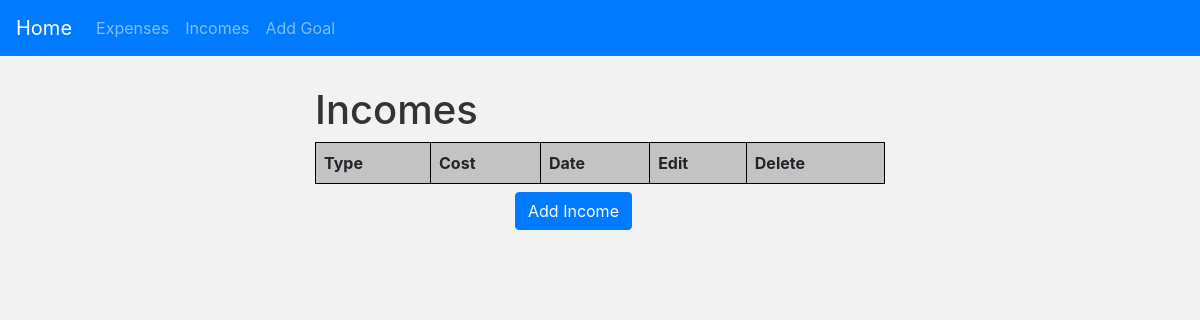
Before: /incomes with the older database file.
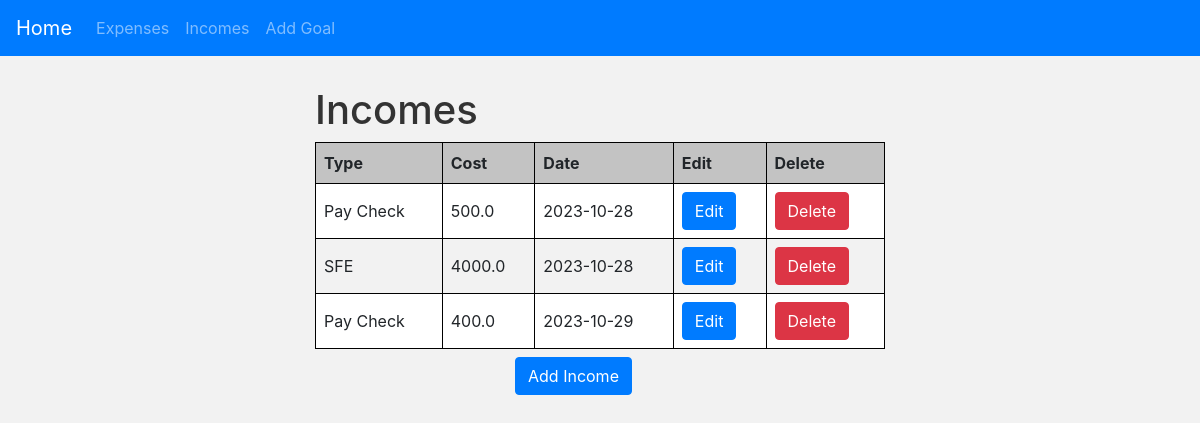
After: the same page with the newer database file.
### app/models.py (models this page shows)
class Incomes(db.Model):
    Income_id = db.Column(db.Integer, primary_key=True)
    type = db.Column(db.String(500))
    cost = db.Column(db.Float)
    date = db.Column(db.Date)

### app/views.py (the view)
@app.route('/incomes')
def incomes():
    incomes = Incomes.query.all()
    return render_template('incomes.html',
                           title='Incomes',
                           incomes=incomes,
                           button_url=url_for('add_income'))

### app/templates/incomes.html
{% extends "non_home.html" %}
{% block page_content %}
<h1>Incomes</h1>
<table>
    <tr>
        <th>Type</th>
        <th>Cost</th>
        <th>Date</th>
        <th>Edit</th>
        <th>Delete</th>
    </tr>
    {% for income in incomes %}
    <tr>
        <td>{{ income.type }}</td>
        <td>{{ income.cost }}</td>
        <td>{{ income.date }}</td>
        <td><a href="{{ url_for('edit_income', income_id=income.Income_id) }}" class="btn btn-primary">Edit</a></td>
        <td><a href="{{ url_for('delete_income', income_id=income.Income_id) }}" class="btn btn-danger">Delete</a></td>
    </tr>
    {% endfor %}
</table>
<div class="row">
  <div class="col-4"></div>
  <div class="col-4">
      <a href="{{ button_url }}" class="btn btn-primary mt-2">Add Income</a>
  </div>
</div>
{% endblock %}

### app/templates/non_home.html (shortened to what this page needs)
{% extends "base.html" %}
{% block content %}
  <div class="container-fluid">
    <div class="row">
      <div class="col-3"></div>
      <div class="col-6">
        {% block page_content %}{% endblock %}
      </div>
    </div>
  </div>
{% endblock %}

### app/templates/base.html (shortened to what this page needs)
<!DOCTYPE html>
<html lang="en  ">
  <head>
    <link rel="stylesheet" href="https://cdnjs.cloudflare.com/ajax/libs/font-awesome/6.3.0/css/all.min.css">
    <link rel="stylesheet" href="https://stackpath.bootstrapcdn.com/bootstrap/4.2.1/css/bootstrap.min.css">
    <link rel="stylesheet" type="text/css" href="{{ url_for('static', filename='style.css') }}">
  </head>
<body>
    <nav class="navbar navbar-expand-lg navbar-dark bg-primary">
        <a class="navbar-brand" href="/">Home <span class="sr-only">(current)</span></a>
        <div class="collapse navbar-collapse" id="navbarSupportedContent">
            <ul class="navbar-nav mr-auto">
                <li class="nav-item"><a class="nav-link" href="/expenses">Expenses</a></li>
                <li class="nav-item"><a class="nav-link" href="/incomes">Incomes</a></li>
                <li class="nav-item"><a class="nav-link" href="/add_goal">Add Goal</a></li>
            </ul>
        </div>
    </nav>
    {% block content %}{% endblock %}
</body>
</html>

### app/static/style.css (style rules this page uses)
table { width: 100%; border-collapse: collapse; border-radius: 8px; }
table, th, td { border: 1px solid black; }
th, td { padding: 8px; text-align: left; }
tr:nth-child(even) { background-color: #ffffff; }
tr:nth-child(odd) { background-color: #f2f2f2; }
th { background-color: #c3c3c3; }
body { background-color: #f2f2f2; }
h1 { margin-top: 30px; color: #333; }

Changed rows visible on the page:
added Incomes: type "Pay Check", cost "500.0", date "2023-10-28"
added Incomes: type "SFE", cost "4000.0", date "2023-10-28"
added Incomes: type "Pay Check", cost "400.0", date "2023-10-29"
